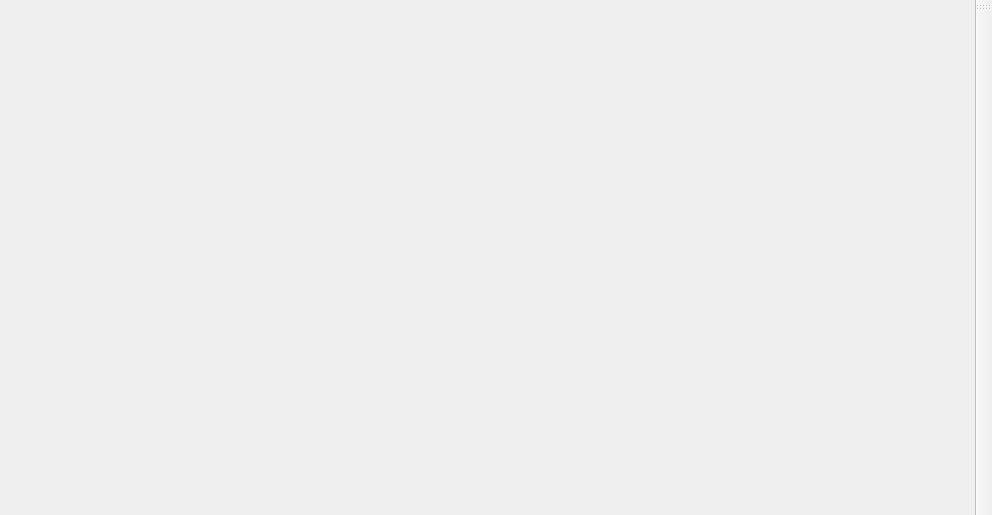
<?xml version="1.0" encoding="UTF-8"?>
<ui version="4.0">
 <class>MainWindow</class>
 <widget class="QMainWindow" name="MainWindow">
  <property name="geometry">
   <rect>
    <x>0</x>
    <y>0</y>
    <width>992</width>
    <height>515</height>
   </rect>
  </property>
  <property name="windowTitle">
   <string>MainWindow</string>
  </property>
  <widget class="QWidget" name="centralwidget">
   <layout class="QVBoxLayout" name="verticalLayout"/>
  </widget>
  <widget class="QMenuBar" name="menubar">
   <property name="geometry">
    <rect>
     <x>0</x>
     <y>0</y>
     <width>992</width>
     <height>26</height>
    </rect>
   </property>
  </widget>
  <widget class="QToolBar" name="toolBar">
   <property name="windowTitle">
    <string>toolBar</string>
   </property>
   <attribute name="toolBarArea">
    <enum>RightToolBarArea</enum>
   </attribute>
   <attribute name="toolBarBreak">
    <bool>false</bool>
   </attribute>
  </widget>
 </widget>
 <resources/>
 <connections/>
</ui>
